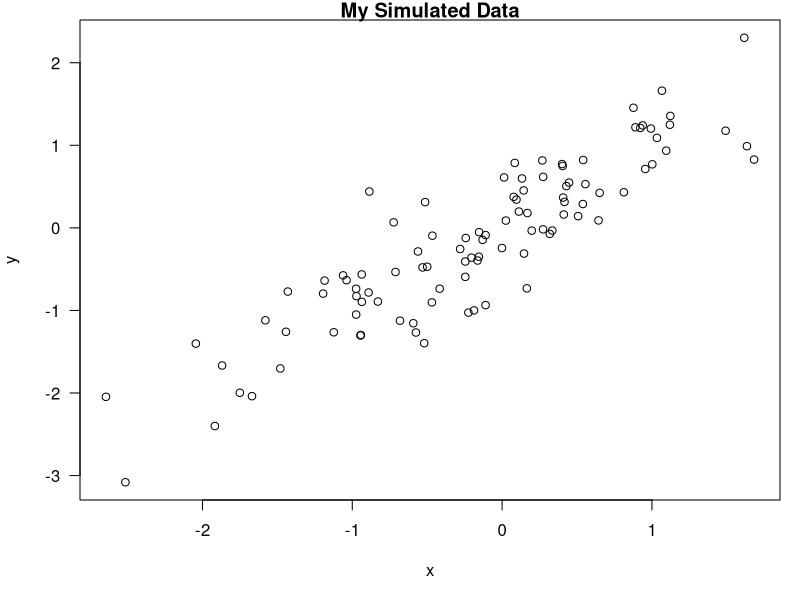

Source code (R):
## ---- chunk 1
time <- format(Sys.time(), "%a %b %d %X %Y")
rand <- rnorm(1)
## ---- chunk 2
x <- rnorm(100); y <- x + rnorm(100, sd=0.5)
## ---- chunk 3
par(mar=c(5, 4, 1, 1), las=1)
plot(x, y, main="My Simulated Data")
## ---- chunk 4
library(datasets)
data(airquality)
fit <- lm(Ozone ~ Wind + Temp + Solar.R, data=airquality)
## ---- chunk 5
library(xtable)
xt <- xtable(summary(fit))
print(xt, type="html")
